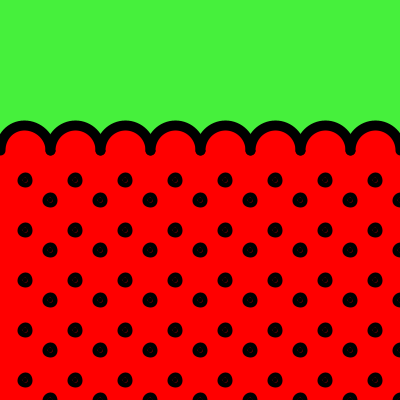
Frame 1 (no input)
Frame 60 (the mouse pressed at the canvas centre just before this capture): identical to frame 1, image omitted
Frame 120 (the mouse held since frame 60 and released just before this capture): identical to frame 1, image omitted

The Processing sketch that drew this single still picture (run headless with seeded random() and noise(); from frame 60 on, the mouse is pressed at the canvas centre):

// Processing sketch: processing_100303
// ── processing_100303.pde

//課題3 ＜イチゴ模様＞
//1223010 鈴木百合彩

void setup(){
  size(400,400);
  strokeWeight(10);
}

void draw(){
  background(70,240,60);               //後にヘタ部分
  /*イチゴの果肉部分*/
  noStroke();
  fill(255,0,0);
  rect(0,150,width,height);            //果肉の下側
  for(int i=0;i<8;i++){
    stroke(0);
    arc(i*50+25,150,50,50,PI,PI*2);    //ヘタとの境界線付近
  }
  /*イチゴのつぶつぶ*/
  for(int i=0;i<8;i++){
    for(int j=0;j<5;j++){
      fill(0);
      ellipse(i*50+25,180+j*50,5,5);
      ellipse(i*50+50,200+j*50,5,5);
    }
  }
}
